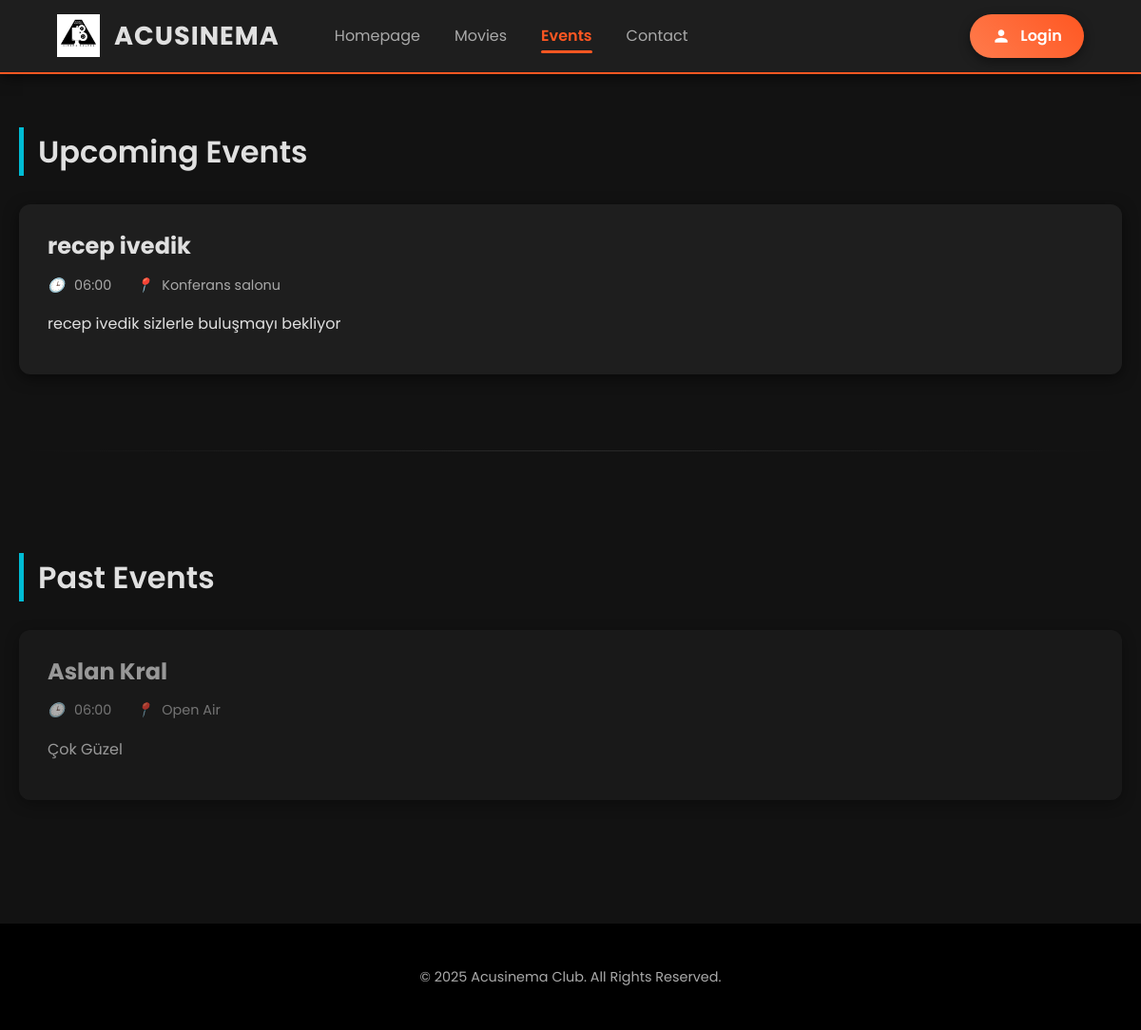
The app's page /events/, older data.
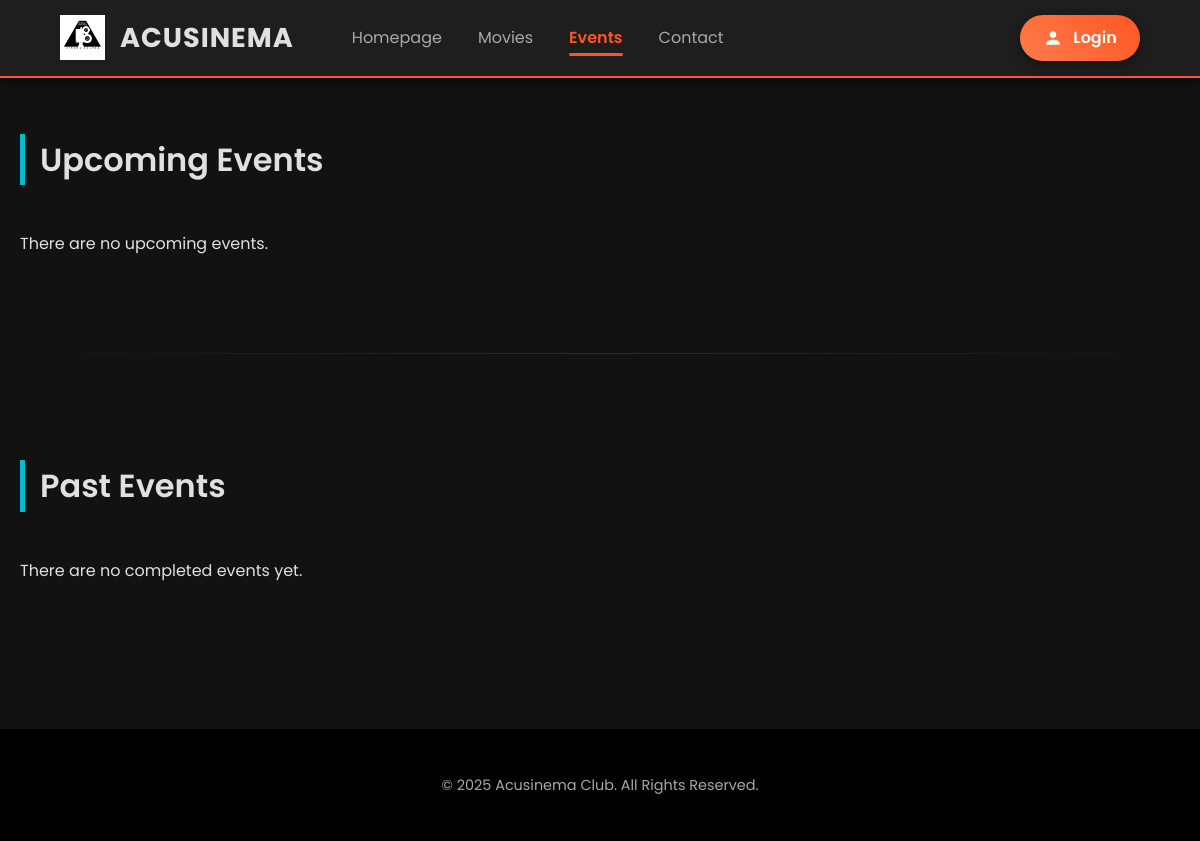
The same page, newer data.
### core/models.py (models this page shows, shortened)
class Event(models.Model):
    title = models.CharField("Event Title", max_length=200)
    slug = models.SlugField(max_length=250, unique=True, blank=True)
    description = models.TextField("Description")
    event_date = models.DateTimeField("Event Date and Time")
    location = models.CharField("Location", max_length=100)
    created_at = models.DateTimeField(auto_now_add=True)
    class Meta:
        verbose_name = "Event"
        verbose_name_plural = "Events"
        ordering = ['event_date']

### core/views.py (the view)
# urls.py: path('events/', core_views.events_page, name='events'),
def events_page(request):
    now = timezone.now()
    upcoming_events = Event.objects.filter(event_date__gte=now).order_by('event_date')
    past_events = Event.objects.filter(event_date__lt=now).order_by('-event_date')
    context = {
        'upcoming_events': upcoming_events,
        'past_events': past_events,
    }
    return render(request, 'events.html', context)

### templates/events.html (shortened to what this page needs)
{% extends "base.html" %}
{% load static %}
{% block extra_css %}
    <link rel="stylesheet" href="{% static 'etkinlikler.css' %}">
{% endblock %}
{% block content %}
    <main class="main-content-wrapper">
        <section class="section">
            <h2 class="heading-secondary">Upcoming Events</h2>
            <div class="events-list">
                {% if upcoming_events %}
                    {% for event in upcoming_events %}
                    <article class="event-card">
                        <div class="event-content">
                            <h3 class="event-title">{{ event.title }}</h3>
                            <div class="event-meta">
                                <span><i class="icon-time"></i>{{ event.event_date|date:"H:i" }}</span>
                                <span><i class="icon-location"></i>{{ event.location }}</span>
                            </div>
                            <p class="event-description">{{ event.description|linebreaks }}</p>
                        </div>
                        </article>
                    {% endfor %}
                {% else %}
                    <p>There are no upcoming events.</p>
                {% endif %}
            </div>
        </section>
        <hr class="divider">
        <section class="section">
            <h2 class="heading-secondary">Past Events</h2>
            <div class="events-list past-events">
                {% if past_events %}
                    {% for event in past_events %}
                    <article class="event-card">
                       <div class="event-content">
                            <h3 class="event-title">{{ event.title }}</h3>
                            <div class="event-meta">
                                <span><i class="icon-time"></i>{{ event.event_date|date:"H:i" }}</span>
                                <span><i class="icon-location"></i>{{ event.location }}</span>
                            </div>
                            <p class="event-description">{{ event.description|linebreaks }}</p>
                        </div>
                        </article>
                    {% endfor %}
                {% else %}
                    <p>There are no completed events yet.</p>
                {% endif %}
            </div>
        </section>
    </main>
{% endblock %}

Row changes from the older to the newer data that the page shows:
removed Event: title "recep ivedik", event_date "06:00", location "Konferans salonu", description "recep ivedik sizlerle buluşmayı bekliyor", shown under "Upcoming Events"
removed Event: title "Aslan Kral", event_date "06:00", location "Open Air", description "Çok Güzel", shown under "Past Events"
Text that changed along with them:
text now shown: "There are no upcoming events. There are no completed events yet."
